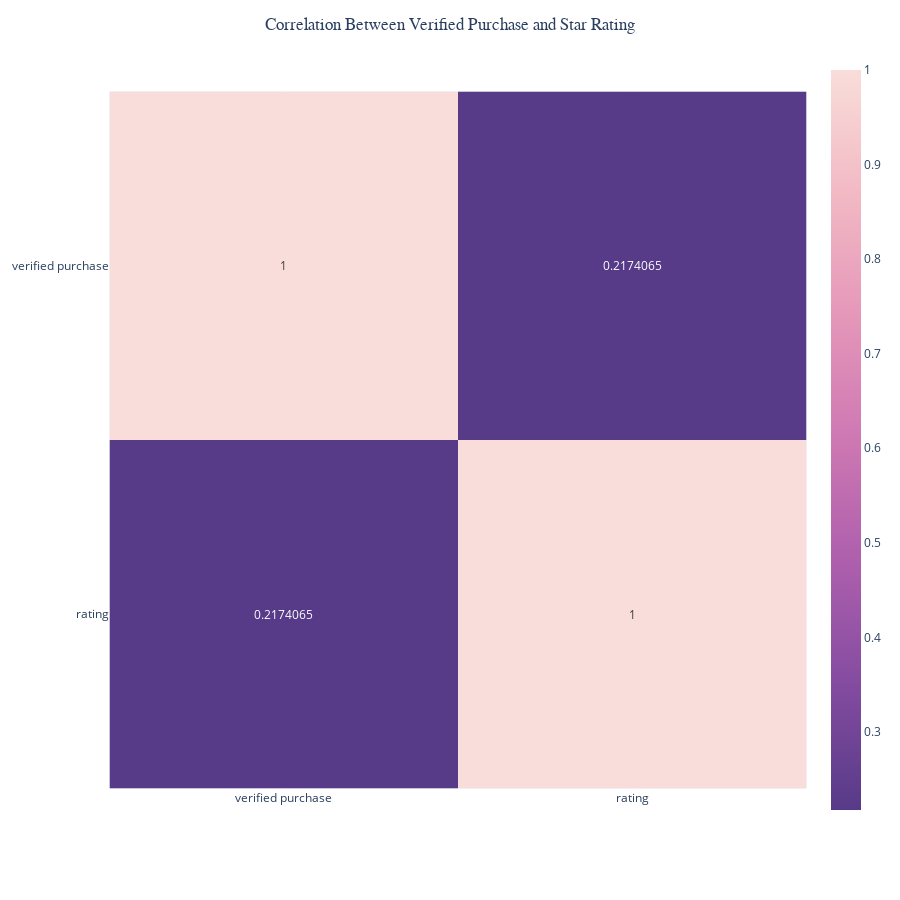

Notebook cell for this chart:
### Code cell
corr_matrix = df[["verified_purchase", "rating"]].corr().to_numpy()

fig = px.imshow(
    corr_matrix,
    text_auto=True,
    color_continuous_scale=px.colors.sequential.Purpor_r,
    x=["verified purchase", "rating"],
    y=["verified purchase", "rating"],
)

fig.update_layout(
    title=dict(
        text="Correlation Between Verified Purchase and Star Rating",
        x=0.5,
        font_family="Arial Black",
    ),
    width=900,
    height=900,
)

fig.show()

### Figure 1 — Plotly figure (JSON) as saved in the notebook; plotly's stock layout.template omitted (floating-point values rounded to 4 significant figures)
{"data": [{"coloraxis": "coloraxis", "hovertemplate": "x: %{x}<br>y: %{y}<br>color: %{z}<extra></extra>", "name": "0", "texttemplate": "%{z}", "type": "heatmap", "x": ["verified purchase", "rating"], "xaxis": "x", "y": ["verified purchase", "rating"], "yaxis": "y", "z": [[1.0, 0.2174], [0.2174, 1.0]]}], "layout": {"coloraxis": {"colorscale": [[0, "rgb(87, 59, 136)"], [0.1667, "rgb(131, 75, 160)"], [0.3333, "rgb(173, 95, 173)"], [0.5, "rgb(206, 120, 179)"], [0.6667, "rgb(229, 151, 185)"], [0.8333, "rgb(242, 185, 196)"], [1, "rgb(249, 221, 218)"]]}, "height": 900, "margin": {"t": 60}, "title": {"font": {"family": "Arial Black"}, "text": "Correlation Between Verified Purchase and Star Rating", "x": 0.5}, "width": 900, "xaxis": {"anchor": "y", "constrain": "domain", "domain": [0, 1], "scaleanchor": "y"}, "yaxis": {"anchor": "x", "autorange": "reversed", "constrain": "domain", "domain": [0, 1]}}}
